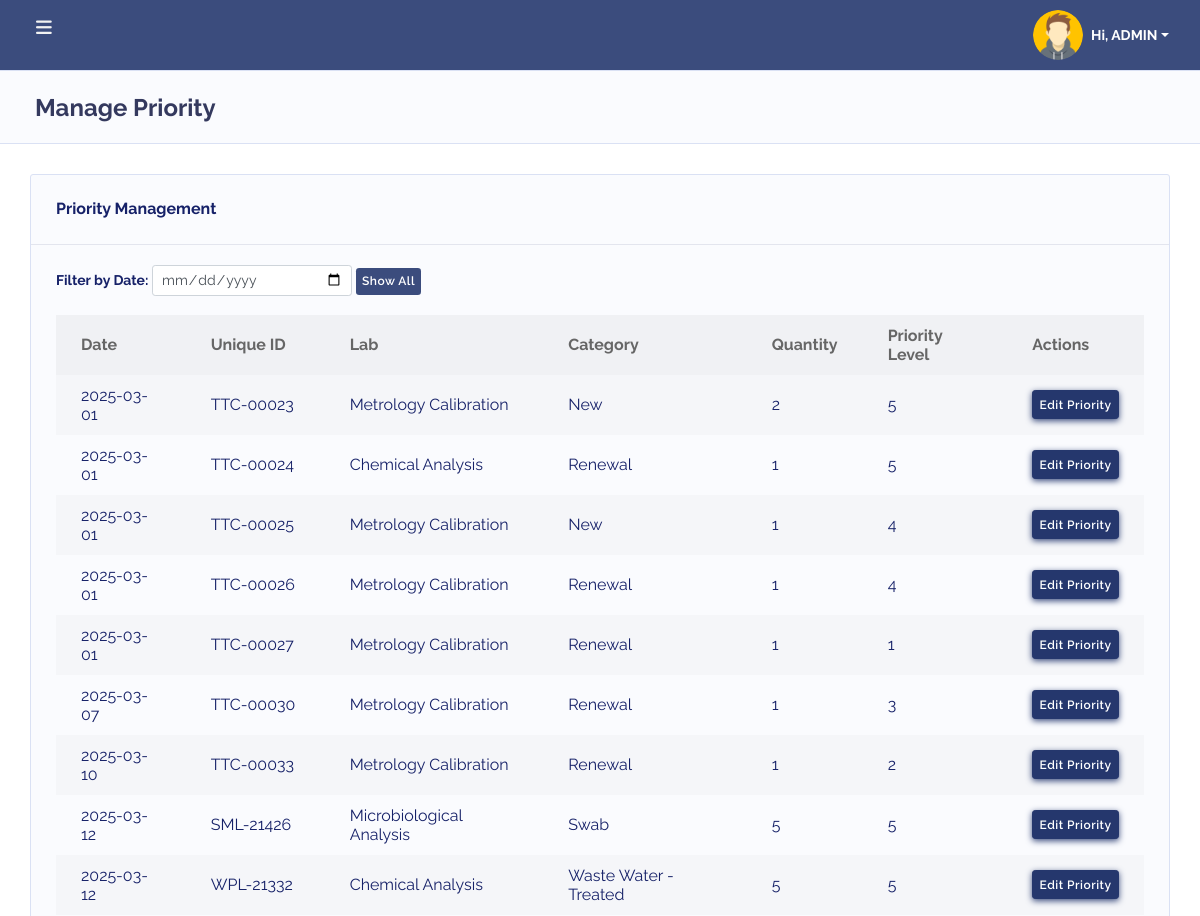
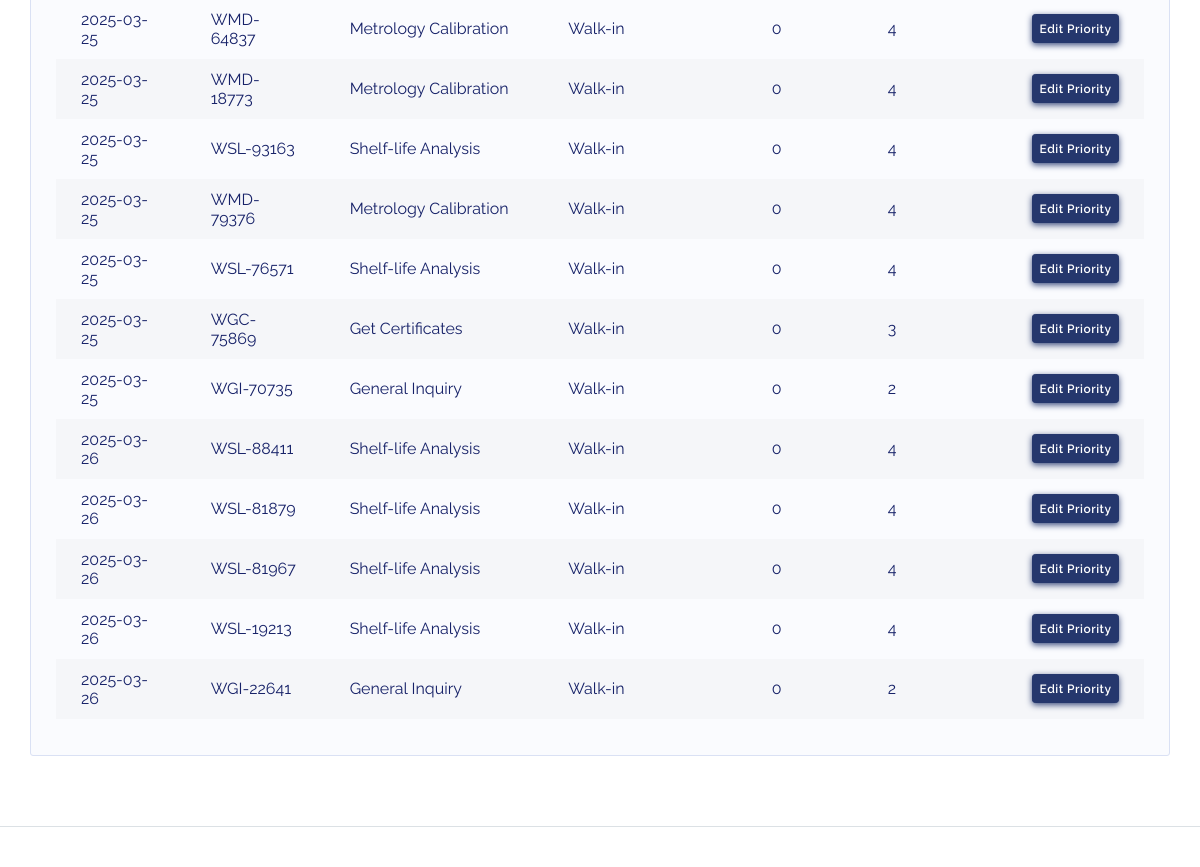
/priority.php (signed in), run on the app's committed database (2 pictures, top to bottom).
### tables this page shows
CREATE TABLE `users` (
  `user_id` int(11) NOT NULL,
  `username` varchar(50) NOT NULL,
  `email` varchar(100) NOT NULL,
  `password` varchar(255) NOT NULL,
  `role` tinyint(1) NOT NULL DEFAULT 3 COMMENT '1 = Admin, 2 = Metrology Analyst, 3 = Chemical Analyst, 4 = Microbiological Analyst, 5 = Shelf-life Analyst',
  `code_name` varchar(100) DEFAULT NULL,
  `user_picture` varchar(255) DEFAULT NULL,
  `created_at` timestamp NOT NULL DEFAULT current_timestamp()
);

CREATE TABLE `submissions` (
  `id` int(11) NOT NULL,
  `submission_id` varchar(255) NOT NULL,
  `lab_id` int(11) NOT NULL,
  `unique_id` varchar(50) DEFAULT NULL,
  `submission_date` datetime NOT NULL,
  `full_name` varchar(255) DEFAULT NULL,
  `address` text DEFAULT NULL,
  `contact_number` varchar(50) DEFAULT NULL,
  `email_address` varchar(255) DEFAULT NULL,
  `quantity` int(11) DEFAULT NULL,
  `category` varchar(50) DEFAULT NULL,
  `request_type` varchar(100) DEFAULT NULL,
  `submission_date_selected` date DEFAULT NULL,
  `status` int(11) NOT NULL,
  `priority` int(11) DEFAULT 4,
  `queue` tinyint(1) NOT NULL DEFAULT 1
);

### priority.php (the view, shortened to what this page needs)
<?php
include('includes/header.php');
include 'temp_db.php';
$dateFilter = isset($_GET['date']) ? $_GET['date'] : '';
$query = "SELECT id, unique_id, lab_id, category, quantity, priority, submission_date_selected
          FROM submissions
          WHERE status = 2";
$stmt = $conn->prepare($query);
$stmt->execute();
$result = $stmt->get_result();
$labNames = [
    1 => 'Metrology Calibration',
    2 => 'Chemical Analysis',
    3 => 'Microbiological Analysis',
    4 => 'Shelf-life Analysis',
    5 => 'Get Certificates',
    6 => 'General Inquiry'
];
?>
<!DOCTYPE html>
<html lang="en">
<head>
    <?php include('includes/header.php'); ?>
    <link rel="stylesheet" href="assets/modules/datatables/datatables.min.css">
    <link rel="stylesheet" href="assets/modules/datatables/DataTables-1.10.16/css/dataTables.bootstrap4.min.css">
    <link rel="stylesheet" href="assets/modules/datatables/Select-1.2.4/css/select.bootstrap4.min.css">
</head>
<body class="layout-4">
    <div id="app">
        <div class="main-wrapper main-wrapper-1">
            <?php include('includes/topnav.php'); ?>
            <div class="main-content">
                <section class="section">
                    <div class="section-header">
                        <h1>Manage Priority</h1>
                    </div>
                    <div class="section-body">
                        <div class="row">
                            <div class="col-12">
                                <div class="card">
                                    <div class="card-header d-flex justify-content-between align-items-center">
                                        <h4>Priority Management</h4>
                                    </div>
                                    <div class="card-body">
                                        <div class="mb-3">
                                            <label for="dateFilter"><strong>Filter by Date:</strong></label>
                                            <input type="date" id="dateFilter" class="form-control form-control-sm" style="width: 200px; display: inline-block;" value="<?= htmlspecialchars($dateFilter) ?>">
                                            <button id="resetFilter" class="btn btn-sm" style="background-color: #3b4c7d; color: white; border: none;">Show All</button>
                                        </div>
                                        <div class="table-responsive">
                                            <table class="table table-striped" id="priorityTable">
                                                <thead>
                                                    <tr>
                                                        <th>Date</th>
                                                        <th>Unique ID</th>
                                                        <th>Lab</th>
                                                        <th>Category</th>
                                                        <th>Quantity</th>
                                                        <th>Priority Level</th>
                                                        <th>Actions</th>
                                                    </tr>
                                                </thead>
                                                <tbody>
                                                    <?php while ($row = $result->fetch_assoc()) { ?>
                                                        <tr>
                                                            <td><?= htmlspecialchars($row['submission_date_selected']) ?></td>
                                                            <td><?= htmlspecialchars($row['unique_id']) ?></td>
                                                            <td><?= htmlspecialchars($labNames[$row['lab_id']]) ?></td>
                                                            <td><?= htmlspecialchars($row['category']) ?></td>
                                                            <td><?= htmlspecialchars($row['quantity']) ?></td>
                                                            <td><?= htmlspecialchars($row['priority']) ?></td>
                                                            <td>
                                                                <button class="btn btn-primary btn-sm edit-priority"
                                                                    data-id="<?= $row['id'] ?>"
                                                                    data-priority="<?= $row['priority'] ?>">
                                                                    Edit Priority
                                                                </button>
                                                            </td>
                                                        </tr>
                                                    <?php } ?>
                                                </tbody>
                                            </table>
                                        </div>
                                    </div>
                                </div>
                            </div>
                        </div>
                    </div>
                </section>
            </div>
            <?php include('includes/footer.php'); ?>
        </div>
    </div>
</body>
</html>

### includes/topnav.php (shortened to what this page needs)
<?php
include 'temp_db.php';
$user_id = $_SESSION['user_id'];
$query = $conn->prepare("SELECT code_name, user_picture FROM users WHERE user_id = ?");
$query->bind_param("i", $user_id);
$query->execute();
$query->bind_result($code_name, $user_picture);
$default_image = "uploads/default.png";
if (!empty($user_picture)) {
    if (!str_starts_with($user_picture, "uploads/")) {
        $user_picture = "uploads/" . $user_picture;
    }
} else {
    $user_picture = $default_image;
}
?>
<div class="navbar-bg"></div>
<nav class="navbar navbar-expand-lg main-navbar">
    <form class="form-inline mr-auto">
        <ul class="navbar-nav mr-3">
            <li><a href="#" data-toggle="sidebar" class="nav-link nav-link-lg"><i class="fas fa-bars"></i></a></li>
        </ul>
    </form>
    <ul class="navbar-nav navbar-right">
    <li class="dropdown">
    <a href="#" data-toggle="dropdown" class="nav-link dropdown-toggle nav-link-lg nav-link-user d-flex align-items-center">
        <img src="<?php echo htmlspecialchars($user_picture); ?>"
             class="rounded-circle mr-2"
             style="width: 50px; height: 50px; object-fit: cover;"
             alt="User Avatar">
        <span class="d-sm-inline d-none font-weight-bold" style="font-size: 14px;"> Hi,
            <?php echo htmlspecialchars($code_name); ?>
        </span>
    </a>
</li>
    </ul>
</nav>

### data on the page
users: code_name "ADMIN"
submissions: submission_date_selected "2025-03-01", unique "TTC-00023", lab "Metrology Calibration", category "New", quantity "2", priority "5"
submissions: submission_date_selected "2025-03-01", unique "TTC-00024", lab "Chemical Analysis", category "Renewal", quantity "1", priority "5"
submissions: submission_date_selected "2025-03-01", unique "TTC-00025", lab "Metrology Calibration", category "New", quantity "1", priority "4"
submissions: submission_date_selected "2025-03-01", unique "TTC-00026", lab "Metrology Calibration", category "Renewal", quantity "1", priority "4"
submissions: submission_date_selected "2025-03-01", unique "TTC-00027", lab "Metrology Calibration", category "Renewal", quantity "1", priority "1"
submissions: submission_date_selected "2025-03-07", unique "TTC-00030", lab "Metrology Calibration", category "Renewal", quantity "1", priority "3"
submissions: submission_date_selected "2025-03-10", unique "TTC-00033", lab "Metrology Calibration", category "Renewal", quantity "1", priority "2"
submissions: submission_date_selected "2025-03-12", unique "SML-21426", lab "Microbiological Analysis", category "Swab", quantity "5", priority "5"
submissions: submission_date_selected "2025-03-12", unique "WPL-21332", lab "Chemical Analysis", category "Waste Water - Treated", quantity "5", priority "5"
submissions: submission_date_selected "2025-03-25", unique "WMD-64837", lab "Metrology Calibration", category "Walk-in", quantity "0", priority "4"
submissions: submission_date_selected "2025-03-25", unique "WMD-18773", lab "Metrology Calibration", category "Walk-in", quantity "0", priority "4"
submissions: submission_date_selected "2025-03-25", unique "WSL-93163", lab "Shelf-life Analysis", category "Walk-in", quantity "0", priority "4"
submissions: submission_date_selected "2025-03-25", unique "WMD-79376", lab "Metrology Calibration", category "Walk-in", quantity "0", priority "4"
submissions: submission_date_selected "2025-03-25", unique "WSL-76571", lab "Shelf-life Analysis", category "Walk-in", quantity "0", priority "4"
submissions: submission_date_selected "2025-03-25", unique "WGC-75869", lab "Get Certificates", category "Walk-in", quantity "0", priority "3"
submissions: submission_date_selected "2025-03-25", unique "WGI-70735", lab "General Inquiry", category "Walk-in", quantity "0", priority "2"
submissions: submission_date_selected "2025-03-26", unique "WSL-88411", lab "Shelf-life Analysis", category "Walk-in", quantity "0", priority "4"
submissions: submission_date_selected "2025-03-26", unique "WSL-81879", lab "Shelf-life Analysis", category "Walk-in", quantity "0", priority "4"
submissions: submission_date_selected "2025-03-26", unique "WSL-81967", lab "Shelf-life Analysis", category "Walk-in", quantity "0", priority "4"
submissions: submission_date_selected "2025-03-26", unique "WSL-19213", lab "Shelf-life Analysis", category "Walk-in", quantity "0", priority "4"
submissions: submission_date_selected "2025-03-26", unique "WGI-22641", lab "General Inquiry", category "Walk-in", quantity "0", priority "2"
